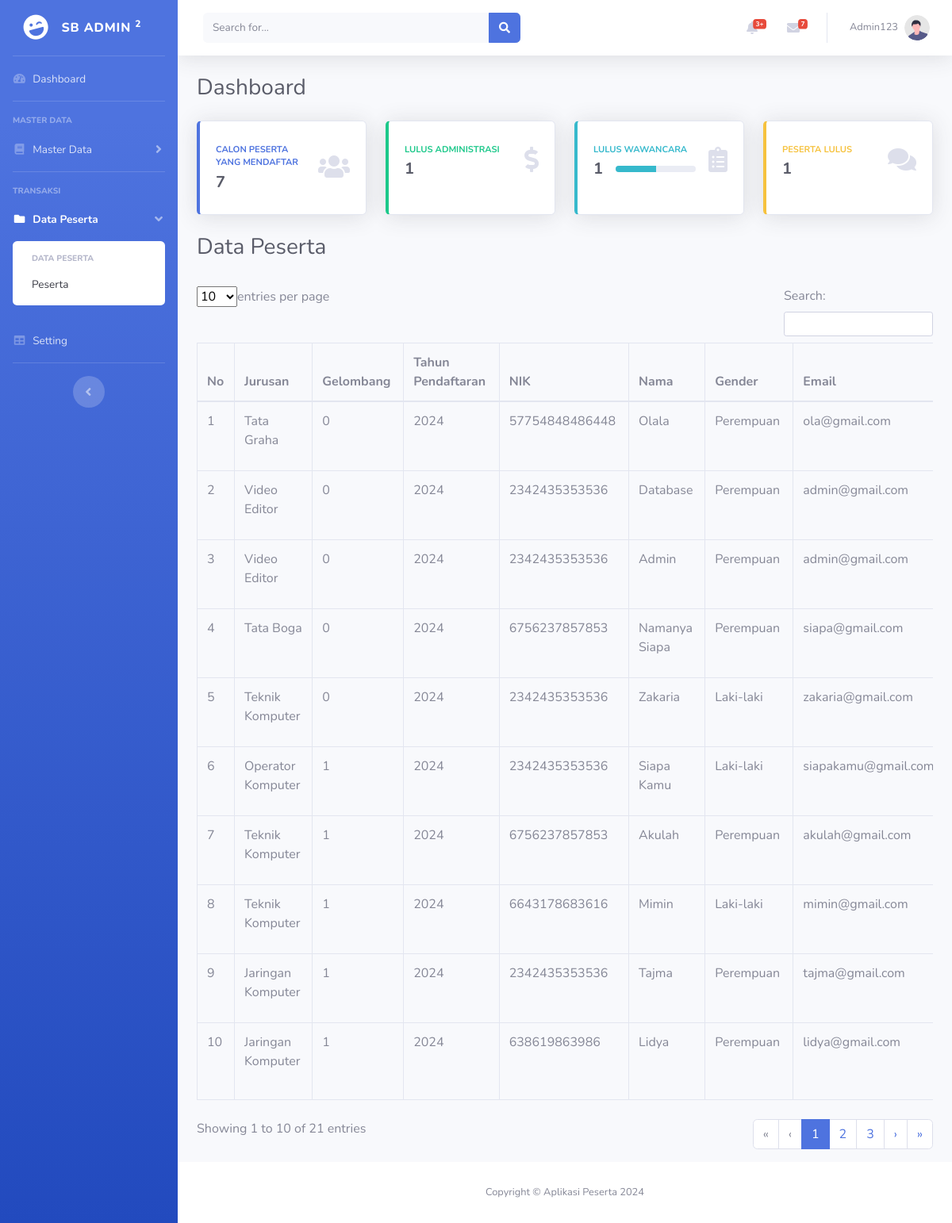
The app's page /dashboard.php (signed in) with its own data.
### tables this page shows
CREATE TABLE `pendaftaran` (
  `id` int(11) NOT NULL,
  `id_jurusan` int(11) NOT NULL,
  `id_gelombang` int(11) NOT NULL,
  `nik` varchar(18) NOT NULL,
  `nama` varchar(100) NOT NULL,
  `email` varchar(50) NOT NULL,
  `hp` varchar(13) NOT NULL,
  `gender` varchar(20) NOT NULL,
  `alamat` text NOT NULL,
  `pendidikan` varchar(20) NOT NULL,
  `gelombang` int(5) NOT NULL,
  `tahun_pendaftaran` varchar(5) NOT NULL,
  `status` tinyint(1) DEFAULT NULL,
  `deleted` tinyint(1) NOT NULL DEFAULT 0,
  `created_at` timestamp NOT NULL DEFAULT current_timestamp(),
  `updated_at` timestamp NOT NULL DEFAULT current_timestamp() ON UPDATE current_timestamp()
);

CREATE TABLE `jurusan` (
  `id` int(11) NOT NULL,
  `nama_jurusan` varchar(50) NOT NULL,
  `created_at` timestamp NOT NULL DEFAULT current_timestamp(),
  `update_at` timestamp NOT NULL DEFAULT current_timestamp() ON UPDATE current_timestamp()
);

### dashboard.php (the view, shortened to what this page needs)
<?php
include 'config/config.php';
function getPeserta($koneksi, $status)
{
    $array_status = [1, 2, 3];
    if (!in_array($status, $array_status)) {
        $query = mysqli_query($koneksi, "SELECT * FROM pendaftaran WHERE status $status AND deleted= 0");
    } else {
        $query = mysqli_query($koneksi, "SELECT * FROM pendaftaran WHERE status ='$status' AND deleted = 0");
    }
    $total = mysqli_num_rows($query);
    return $total;
}
$queryPeserta = mysqli_query($koneksi, "SELECT jurusan.nama_jurusan, pendaftaran.* FROM pendaftaran LEFT JOIN jurusan ON jurusan.id = pendaftaran.id_jurusan WHERE deleted = 0 ORDER BY pendaftaran.id DESC");
?>
<!DOCTYPE html>
<html lang="en">
<head>
    <?php include 'inc/head.php'; ?>
</head>
<body id="page-top">
    <div id="wrapper">
        <?php include 'inc/sidebar.php'; ?>
        <div id="content-wrapper" class="d-flex flex-column">
            <div id="content">
                <?php include 'inc/navbar.php'; ?>
                <div class="container-fluid">
                    <h1 class="h3 mb-4 text-gray-800">Dashboard</h1>
                    <div class="row">
                        <div class="col-xl-3 col-md-6 mb-4">
                            <div class="card border-left-primary shadow h-100 py-2">
                                <div class="card-body">
                                    <div class="row no-gutters align-items-center">
                                        <div class="col mr-2">
                                            <div class="text-xs font-weight-bold text-primary text-uppercase mb-1">
                                                Calon Peserta Yang Mendaftar</div>
                                            <div class="h5 mb-0 font-weight-bold text-gray-800">
                                                <?php echo getPeserta($koneksi, 'IS NULL'); ?>
                                            </div>
                                        </div>
                                        <div class="col-auto">
                                            <i class="fas fa-users fa-2x text-gray-300"></i>
                                        </div>
                                    </div>
                                </div>
                            </div>
                        </div>
                        <div class="col-xl-3 col-md-6 mb-4">
                            <div class="card border-left-success shadow h-100 py-2">
                                <div class="card-body">
                                    <div class="row no-gutters align-items-center">
                                        <div class="col mr-2">
                                            <div class="text-xs font-weight-bold text-success text-uppercase mb-1">
                                                Lulus Administrasi</div>
                                            <div class="h5 mb-0 font-weight-bold text-gray-800">
                                                <?php echo getPeserta($koneksi, 3); ?>
                                            </div>
                                        </div>
                                        <div class="col-auto">
                                            <i class="fas fa-dollar-sign fa-2x text-gray-300"></i>
                                        </div>
                                    </div>
                                </div>
                            </div>
                        </div>
                        <div class="col-xl-3 col-md-6 mb-4">
                            <div class="card border-left-info shadow h-100 py-2">
                                <div class="card-body">
                                    <div class="row no-gutters align-items-center">
                                        <div class="col mr-2">
                                            <div class="text-xs font-weight-bold text-info text-uppercase mb-1">Lulus
                                                Wawancara
                                            </div>
                                            <div class="row no-gutters align-items-center">
                                                <div class="col-auto">
                                                    <div class="h5 mb-0 mr-3 font-weight-bold text-gray-800">
                                                        <?php echo getPeserta($koneksi, 2); ?>
                                                    </div>
                                                </div>
                                                <div class="col">
                                                    <div class="progress progress-sm mr-2">
                                                        <div class="progress-bar bg-info" role="progressbar" style="width: 50%" aria-valuenow="50" aria-valuemin="0" aria-valuemax="100"></div>
                                                    </div>
                                                </div>
                                            </div>
                                        </div>
                                        <div class="col-auto">
                                            <i class="fas fa-clipboard-list fa-2x text-gray-300"></i>
                                        </div>
                                    </div>
                                </div>
                            </div>
                        </div>
                        <div class="col-xl-3 col-md-6 mb-4">
                            <div class="card border-left-warning shadow h-100 py-2">
                                <div class="card-body">
                                    <div class="row no-gutters align-items-center">
                                        <div class="col mr-2">
                                            <div class="text-xs font-weight-bold text-warning text-uppercase mb-1">
                                                Peserta Lulus</div>
                                            <div class="h5 mb-0 font-weight-bold text-gray-800">
                                                <?php echo getPeserta($koneksi, 1); ?>
                                            </div>
                                        </div>
                                        <div class="col-auto">
                                            <i class="fas fa-comments fa-2x text-gray-300"></i>
                                        </div>
                                    </div>
                                </div>
                            </div>
                        </div>
                    </div>
                    <h1 class="h3 mb-4 text-gray-800">Data Peserta</h1>
                    <div class="table-responsive">
                        <table class="table table-bordered" id="datatables">
                            <thead>
                                <tr>
                                    <th>No</th>
                                    <th>Jurusan</th>
                                    <th>Gelombang</th>
                                    <th>Tahun Pendaftaran</th>
                                    <th>NIK</th>
                                    <th>Nama</th>
                                    <th>Gender</th>
                                    <th>Email</th>
                                </tr>
                            </thead>
                            <tbody>
                                <?php $no = 1;
                                while ($dataPeserta = mysqli_fetch_assoc($queryPeserta)) { ?>
                                    <tr>
                                        <td><?php echo $no++ ?></td>
                                        <td><?php echo $dataPeserta['nama_jurusan'] ?></td>
                                        <td><?php echo $dataPeserta['gelombang'] ?></td>
                                        <td><?php echo $dataPeserta['tahun_pendaftaran'] ?></td>
                                        <td><?php echo $dataPeserta['nik'] ?></td>
                                        <td><?php echo $dataPeserta['nama'] ?></td>
                                        <td><?php echo $dataPeserta['gender'] ?></td>
                                        <td><?php echo $dataPeserta['email'] ?></td>
                                    </tr>
                                <?php } ?>
                            </tbody>
                        </table>
                    </div>
                </div>
            </div>
            <?php include 'inc/footer.php'; ?>
        </div>
    </div>
</body>
</html>

### inc/head.php (shortened to what this page needs)
<link href="assets/admin/vendor/fontawesome-free/css/all.min.css" rel="stylesheet" type="text/css">
<link href="assets/admin/css/sb-admin-2.min.css" rel="stylesheet">

### inc/sidebar.php (shortened to what this page needs)
<ul class="navbar-nav bg-gradient-primary sidebar sidebar-dark accordion" id="accordionSidebar">
    <a class="sidebar-brand d-flex align-items-center justify-content-center" href="index.html">
        <div class="sidebar-brand-icon rotate-n-15">
            <i class="fas fa-laugh-wink"></i>
        </div>
        <div class="sidebar-brand-text mx-3">SB Admin <sup>2</sup></div>
    </a>
    <hr class="sidebar-divider my-0">
    <li class="nav-item">
        <a class="nav-link" href="dashboard.php">
            <i class="fas fa-fw fa-tachometer-alt"></i>
            <span>Dashboard</span></a>
    </li>
    <hr class="sidebar-divider">
    <div class="sidebar-heading">
        Master Data
    </div>
    <li class="nav-item">
        <a class="nav-link collapsed" href="#" data-toggle="collapse" data-target="#collapseUtilities" aria-expanded="true" aria-controls="collapseUtilities">
            <i class="fas fa-fw fa-book"></i>
            <span>Master Data</span>
        </a>
    </li>
    <hr class="sidebar-divider">
    <div class="sidebar-heading">
        Transaksi
    </div>
    <li class="nav-item active">
        <a class="nav-link" href="#" data-toggle="collapse" data-target="#collapsePages" aria-expanded="true" aria-controls="collapsePages">
            <i class="fas fa-fw fa-folder"></i>
            <span>Data Peserta</span>
        </a>
        <div id="collapsePages" class="collapse show" aria-labelledby="headingPages" data-parent="#accordionSidebar">
            <div class="bg-white py-2 collapse-inner rounded">
                <h6 class="collapse-header">Data Peserta</h6>
                <a class="collapse-item" href="peserta.php">Peserta</a>
            </div>
        </div>
    </li>
    <li class="nav-item">
        <a class="nav-link" href="tables.html">
            <i class="fas fa-fw fa-table"></i>
            <span>Setting</span></a>
    </li>
    <hr class="sidebar-divider d-none d-md-block">
    <div class="text-center d-none d-md-inline">
        <button class="rounded-circle border-0" id="sidebarToggle"></button>
    </div>
</ul>

### inc/navbar.php (shortened to what this page needs)
<nav class="navbar navbar-expand navbar-light bg-white topbar mb-4 static-top shadow">
    <form class="d-none d-sm-inline-block form-inline mr-auto ml-md-3 my-2 my-md-0 mw-100 navbar-search">
        <div class="input-group">
            <input type="text" class="form-control bg-light border-0 small" placeholder="Search for..." aria-label="Search" aria-describedby="basic-addon2">
            <div class="input-group-append">
                <button class="btn btn-primary" type="button">
                    <i class="fas fa-search fa-sm"></i>
                </button>
            </div>
        </div>
    </form>
    <ul class="navbar-nav ml-auto">
        <li class="nav-item dropdown no-arrow mx-1">
            <a class="nav-link dropdown-toggle" href="#" id="alertsDropdown" role="button" data-toggle="dropdown" aria-haspopup="true" aria-expanded="false">
                <i class="fas fa-bell fa-fw"></i>
                <span class="badge badge-danger badge-counter">3+</span>
            </a>
        </li>
        <li class="nav-item dropdown no-arrow mx-1">
            <a class="nav-link dropdown-toggle" href="#" id="messagesDropdown" role="button" data-toggle="dropdown" aria-haspopup="true" aria-expanded="false">
                <i class="fas fa-envelope fa-fw"></i>
                <span class="badge badge-danger badge-counter">7</span>
            </a>
        </li>
        <li class="nav-item dropdown no-arrow">
            <a class="nav-link dropdown-toggle" href="#" id="userDropdown" role="button" data-toggle="dropdown" aria-haspopup="true" aria-expanded="false">
                <span class="mr-2 d-none d-lg-inline text-gray-600 small"><?php echo $_SESSION['nama'] ?></span>
                <img class="img-profile rounded-circle" src="img/undraw_profile.svg">
            </a>
        </li>
    </ul>
</nav>

### inc/footer.php
<footer class="sticky-footer bg-white">
    <div class="container my-auto">
        <div class="copyright text-center my-auto">
            <span>Copyright &copy; Aplikasi Peserta 2024</span>
        </div>
    </div>
</footer>

### records on screen
pendaftaran: id_jurusan.nama_jurusan "Tata Graha", gelombang "0", tahun_pendaftaran "2024", nik "57754848486448", nama "Olala", gender "Perempuan", email "ola@gmail.com"
pendaftaran: id_jurusan.nama_jurusan "Video Editor", gelombang "0", tahun_pendaftaran "2024", nik "2342435353536", nama "Database", gender "Perempuan", email "admin@gmail.com"
pendaftaran: id_jurusan.nama_jurusan "Video Editor", gelombang "0", tahun_pendaftaran "2024", nik "2342435353536", nama "Admin", gender "Perempuan", email "admin@gmail.com"
pendaftaran: id_jurusan.nama_jurusan "Tata Boga", gelombang "0", tahun_pendaftaran "2024", nik "6756237857853", nama "Namanya Siapa", gender "Perempuan", email "siapa@gmail.com"
pendaftaran: id_jurusan.nama_jurusan "Teknik Komputer", gelombang "0", tahun_pendaftaran "2024", nik "2342435353536", nama "Zakaria", gender "Laki-laki", email "zakaria@gmail.com"
pendaftaran: id_jurusan.nama_jurusan "Operator Komputer", gelombang "1", tahun_pendaftaran "2024", nik "2342435353536", nama "Siapa Kamu", gender "Laki-laki", email "siapakamu@gmail.com"
pendaftaran: id_jurusan.nama_jurusan "Teknik Komputer", gelombang "1", tahun_pendaftaran "2024", nik "6756237857853", nama "Akulah", gender "Perempuan", email "akulah@gmail.com"
pendaftaran: id_jurusan.nama_jurusan "Teknik Komputer", gelombang "1", tahun_pendaftaran "2024", nik "6643178683616", nama "Mimin", gender "Laki-laki", email "mimin@gmail.com"
pendaftaran: id_jurusan.nama_jurusan "Jaringan Komputer", gelombang "1", tahun_pendaftaran "2024", nik "2342435353536", nama "Tajma", gender "Perempuan", email "tajma@gmail.com"
pendaftaran: id_jurusan.nama_jurusan "Jaringan Komputer", gelombang "1", tahun_pendaftaran "2024", nik "638619863986", nama "Lidya", gender "Perempuan", email "lidya@gmail.com"

### other values on screen
$_SESSION['nama'] "Admin123"
getPeserta($koneksi, 'IS NULL') "7"
getPeserta($koneksi, 3) "1"
getPeserta($koneksi, 2) "1"
getPeserta($koneksi, 1) "1"
